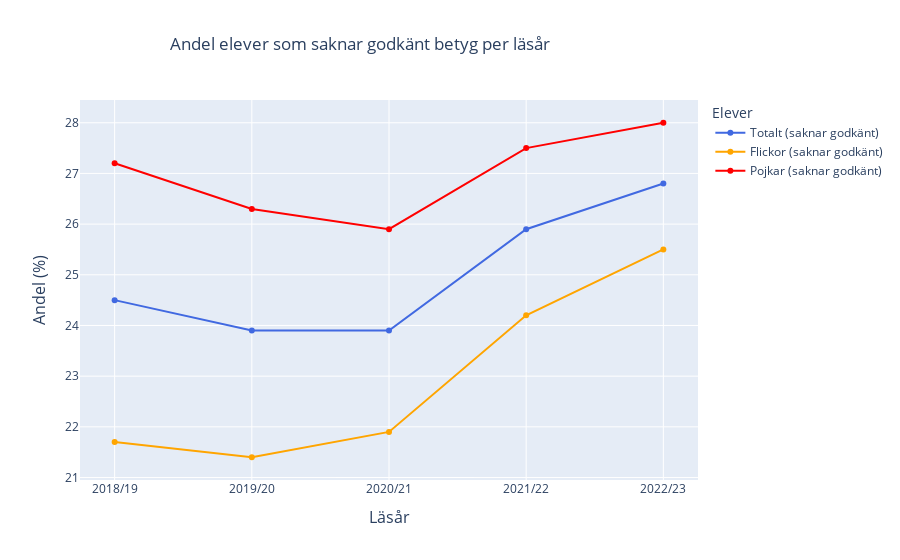

Notebook code cell kept with this figure:
### Code cell
fig = px.line(
    # Include only the first five rows
    df_grades.head(5),
    x="Läsår/Huvudman/Bakgrund",
    y=[
        "Totalt (saknar godkänt)",
        "Flickor (saknar godkänt)",
        "Pojkar (saknar godkänt)"
    ],
    labels={"value": "Andel (%)", "variable": "Kategori"},
    title="Andel elever som saknar godkänt betyg per läsår",
    markers=True,
    color_discrete_sequence=["royalblue", "orange", "red"]
)

fig.update_layout(
    title={
        "text": "Andel elever som saknar godkänt betyg per läsår",
        "x": 0.4,  # Center title along x-axis
        "xanchor": "center",  # Center title horizontally
        "font": {"size": 17}
    },
    xaxis_title={
        "text": "Läsår",
        "font": {"size": 16}
    },
    yaxis_title={
        "text": "Andel (%)",
        "font": {"size": 16}
    },
    xaxis=dict(tickmode="linear"),
    legend_title = "Elever"
)
fig.show()

### Figure 1 — Plotly figure (JSON) as saved in the notebook; plotly's stock layout.template omitted (floating-point values rounded to 4 significant figures)
{"data": [{"hovertemplate": "Kategori=Totalt (saknar godkänt)<br>Läsår/Huvudman/Bakgrund=%{x}<br>Andel (%)=%{y}<extra></extra>", "legendgroup": "Totalt (saknar godkänt)", "line": {"color": "royalblue", "dash": "solid"}, "marker": {"symbol": "circle"}, "mode": "lines+markers", "name": "Totalt (saknar godkänt)", "orientation": "v", "showlegend": true, "type": "scatter", "x": ["2018/19", "2019/20", "2020/21", "2021/22", "2022/23"], "xaxis": "x", "y": [24.5, 23.9, 23.9, 25.9, 26.8], "yaxis": "y"}, {"hovertemplate": "Kategori=Flickor (saknar godkänt)<br>Läsår/Huvudman/Bakgrund=%{x}<br>Andel (%)=%{y}<extra></extra>", "legendgroup": "Flickor (saknar godkänt)", "line": {"color": "orange", "dash": "solid"}, "marker": {"symbol": "circle"}, "mode": "lines+markers", "name": "Flickor (saknar godkänt)", "orientation": "v", "showlegend": true, "type": "scatter", "x": ["2018/19", "2019/20", "2020/21", "2021/22", "2022/23"], "xaxis": "x", "y": [21.7, 21.4, 21.9, 24.2, 25.5], "yaxis": "y"}, {"hovertemplate": "Kategori=Pojkar (saknar godkänt)<br>Läsår/Huvudman/Bakgrund=%{x}<br>Andel (%)=%{y}<extra></extra>", "legendgroup": "Pojkar (saknar godkänt)", "line": {"color": "red", "dash": "solid"}, "marker": {"symbol": "circle"}, "mode": "lines+markers", "name": "Pojkar (saknar godkänt)", "orientation": "v", "showlegend": true, "type": "scatter", "x": ["2018/19", "2019/20", "2020/21", "2021/22", "2022/23"], "xaxis": "x", "y": [27.2, 26.3, 25.9, 27.5, 28], "yaxis": "y"}], "layout": {"legend": {"title": {"text": "Elever"}, "tracegroupgap": 0}, "title": {"font": {"size": 17}, "text": "Andel elever som saknar godkänt betyg per läsår", "x": 0.4, "xanchor": "center"}, "xaxis": {"anchor": "y", "domain": [0, 1], "tickmode": "linear", "title": {"font": {"size": 16}, "text": "Läsår"}}, "yaxis": {"anchor": "x", "domain": [0, 1], "title": {"font": {"size": 16}, "text": "Andel (%)"}}}}
